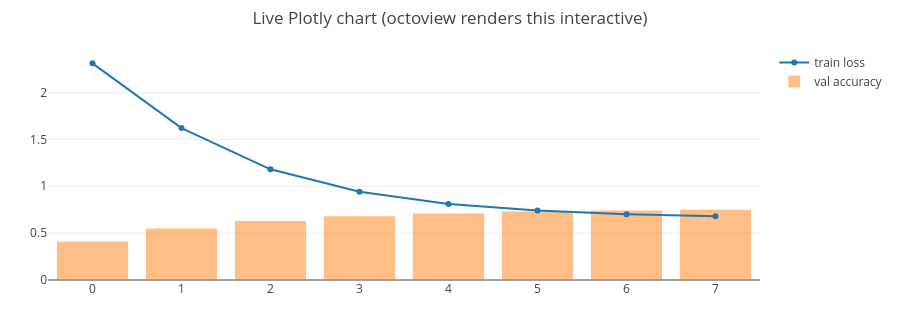

Notebook code for this chart:
### Code cell
import plotly.graph_objects as go
fig = go.Figure()
fig.add_scatter(x=list(range(8)), y=[2.31, 1.62, 1.18, 0.94, 0.81, 0.74, 0.70, 0.68], mode='lines+markers', name='train loss')
fig.add_bar(x=list(range(8)), y=[0.41, 0.55, 0.63, 0.68, 0.71, 0.73, 0.74, 0.75], name='val accuracy', opacity=0.5)
fig.update_layout(title='Live Plotly chart (octoview renders this interactive)', height=320)
fig.show()

### Figure 1 — Plotly figure (JSON) as saved in the notebook; plotly's stock layout.template omitted (floating-point values rounded to 4 significant figures)
{"data": [{"type": "scatter", "mode": "lines+markers", "name": "train loss", "x": [0, 1, 2, 3, 4, 5, 6, 7], "y": [2.31, 1.62, 1.18, 0.94, 0.81, 0.74, 0.7, 0.68]}, {"type": "bar", "name": "val accuracy", "opacity": 0.5, "x": [0, 1, 2, 3, 4, 5, 6, 7], "y": [0.41, 0.55, 0.63, 0.68, 0.71, 0.73, 0.74, 0.75]}], "layout": {"title": {"text": "Live Plotly chart (octoview renders this interactive)"}, "height": 320, "margin": {"t": 48, "r": 16, "b": 40, "l": 48}}}
